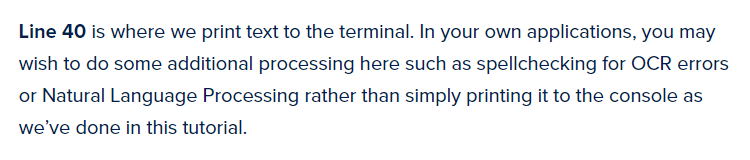
#> input picture images/example_01.png, 750 x 160 px; its folder holds only this picture in this run
$ python -i crop.py   (imports and definitions only)
#> lines starting #> are read from the running program, lines starting #| are printed output that depends on the picture; after the words box and inside, x2 and y2 are one past the last pixel; in counts of white or black regions, pixels touching at a corner belong together
#> further down, picture is the input picture: shape (160, 750, 3); mean B, G, R 242.7, 240.4, 238.8
import cv2
import numpy as np

import glob
import os

from pprint import pprint as pp
from PIL import Image

class crop:

    # class attributes
    def __init__(self):
        self.window_name = 'crop'
        self.size_max_image = 2047
        self.debug_mode = False

    # quick cropping methods
    # keep left half
    # [58 lines left out: functions crop_left_half, crop_bottom_half, crop_top_half, get_image_width_height, calculate_scaled_dimension, rotate_image and 1 more, not called in this run]

    def detect_box(self, image, cropIt=True):
        # https://stackoverflow.com/questions/36982736/how-to-crop-biggest-rectangle-out-of-an-image/36988763
        # Transform colorspace to YUV
#> called with cropIt = True
        image_yuv = cv2.cvtColor(image, cv2.COLOR_BGR2YUV)
#> image_yuv: shape (160, 750, 3); mean of channels 0, 1, 2 240.2, 129.2, 126.8
        image_y = np.zeros(image_yuv.shape[0:2], np.uint8)
        image_y[:, :] = image_yuv[:, :, 0]
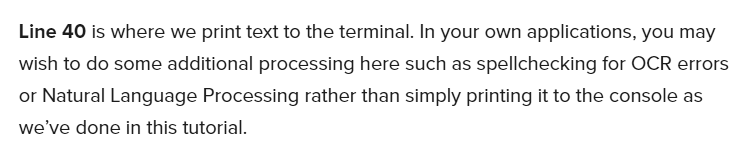
#> image_y: shape (160, 750); min 28, max 255, mean 240.2

        # Blur to filter high frequency noises
        image_blurred = cv2.GaussianBlur(image_y, (3, 3), 0)
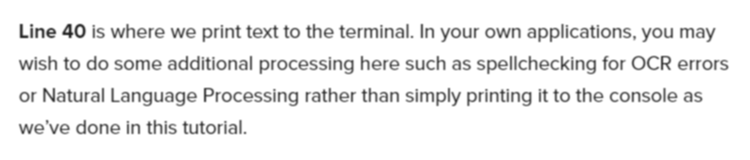
#> image_blurred: shape (160, 750); min 31, max 255, mean 240.2
        if (self.debug_mode):  show_image(image_blurred, self.window_name)

        # Apply canny edge-detector
        edges = cv2.Canny(image_blurred, 100, 300, apertureSize=3)
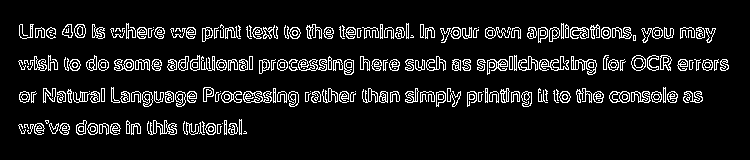
#> edges: shape (160, 750); 9.1% white in thin lines or dots, all inside (x1, y1, x2, y2) = (18, 23, 729, 135)
        if (self.debug_mode): show_image(edges, self.window_name)

        # Find extreme outer contours
        contours, _ = cv2.findContours(edges, cv2.RETR_EXTERNAL, cv2.CHAIN_APPROX_SIMPLE)
#> contours = 212 contours, 83 with area under 20; largest, box (x1, y1, x2, y2) and area: (243, 91, 272, 103) 226, (571, 56, 597, 75) 202, (609, 91, 630, 103) 191, (147, 120, 177, 135) 180, (631, 55, 646, 71) 170
        if (self.debug_mode):
            #                                      b  g   r
            cv2.drawContours(image, contours, -1, (0, 255, 0), 3)
            show_image(image, self.window_name)

        # https://stackoverflow.com/questions/37803903/opencv-and-python-for-auto-cropping
        # Remove large countours
        new_contours = []
        for c in contours:
            #if cv2.contourArea(c) < 4000000:
            new_contours.append(c)
#> this loop made 212 passes
#> c on passes 6, 42, 48: [[222, 123]], [[483, 91]], [[355, 91]]
#> after the loop, new_contours has the same summary as contours

        # Get overall bounding box
        best_box = [-1, -1, -1, -1]
        for c in new_contours:
            x, y, w, h = cv2.boundingRect(c)
            if best_box[0] < 0:
                best_box = [x, y, x + w, y + h]
            else:
                if x < best_box[0]:
                    best_box[0] = x
                if y < best_box[1]:
                    best_box[1] = y
                if x + w > best_box[2]:
                    best_box[2] = x + w
                if y + h > best_box[3]:
                    best_box[3] = y + h
#> this loop made 212 passes
#> (x, y, w, h) on pass 1: (243, 131, 4, 3)
#> (x, y, w, h) on passes 2 to 7: (217, 124, 5, 10), (24, 124, 5, 5), (18, 124, 8, 10), (228, 123, 10, 12), (222, 123, 1, 1), (205, 123, 11, 12)
#> after the loop, best_box = [18, 23, 729, 135]

        if (self.debug_mode):
            cv2.rectangle(image, (best_box[0], best_box[1]), (best_box[2], best_box[3]), (0, 255, 0), 1)
            show_image(image, self.window_name)

        if (cropIt):
            image = image[best_box[1]:best_box[3], best_box[0]:best_box[2]]
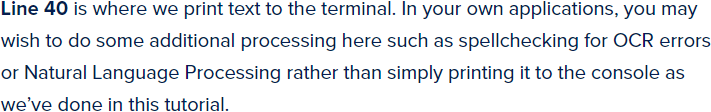
#> image: shape (112, 711, 3); mean B, G, R 236.5, 233, 230.6
            if (self.debug_mode): show_image(image, self.window_name)

        return image


    # [26 lines left out: functions show_image, cut_of_top, cut_of_bottom, not called in this run]


#for file_iterator in glob.iglob(path_in):
#    image = cv2.imread(file_iterator)

#    #image = rotate_image(image, 90)
#    #image = cut_of_bottom(image, 1000)

#    #image = scale_image(image, self.size_max_image)
#    if (self.debug_mode): show_image(image, self.window_name)

#    image = detect_box(image, True)

#    # Create out path
#    if not os.path.exists(path_out):
#        os.makedirs(path_out)

#    # Build output file path
#    file_name_ext = os.path.basename(file_iterator)
#    file_name, file_extension = os.path.splitext(file_name_ext)
#    file_path = os.path.join(path_out, file_name + '.cropped' + file_extension)

#    # Write out file
#    cv2.imwrite(file_path, image)

#    print("Transform file {} to {}".format(
#        file_iterator,
#        file_path
#    ))

>>> import cv2
>>> picture = cv2.imread('images/example_01.png')
>>> result = crop().detect_box(picture)
